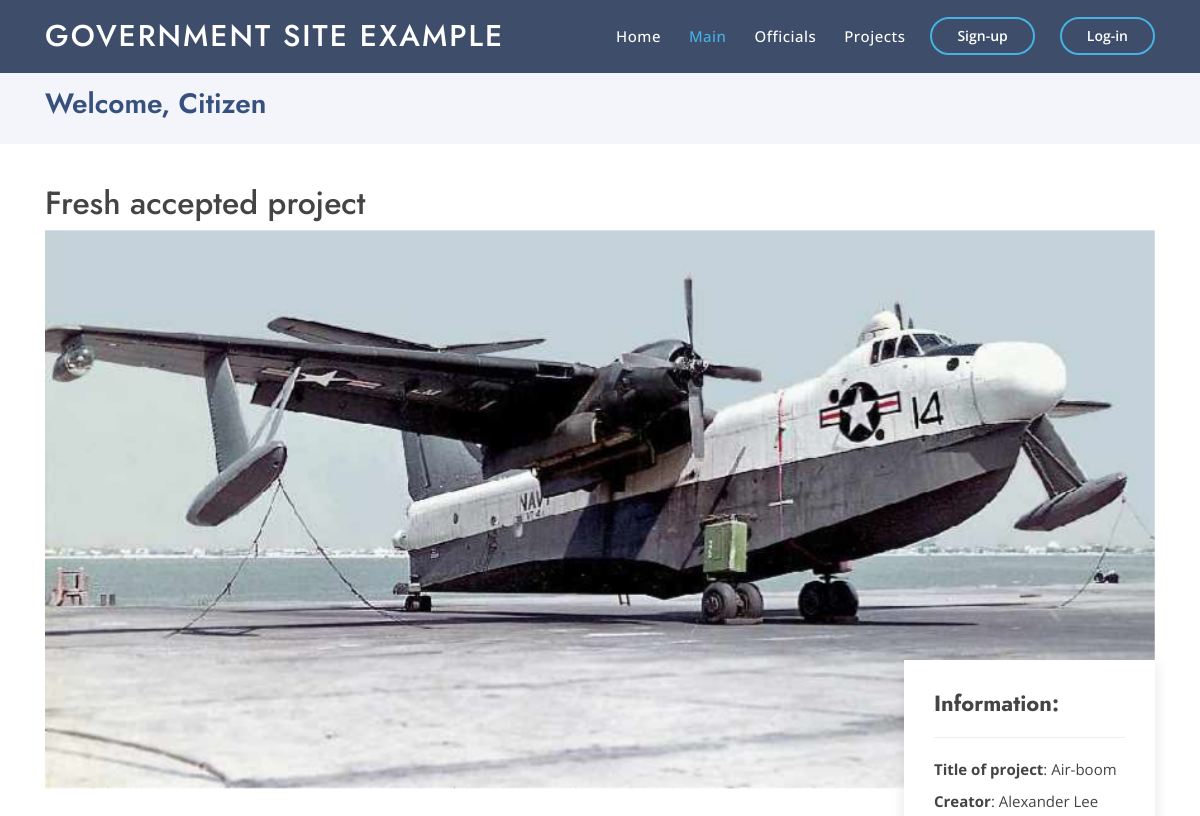
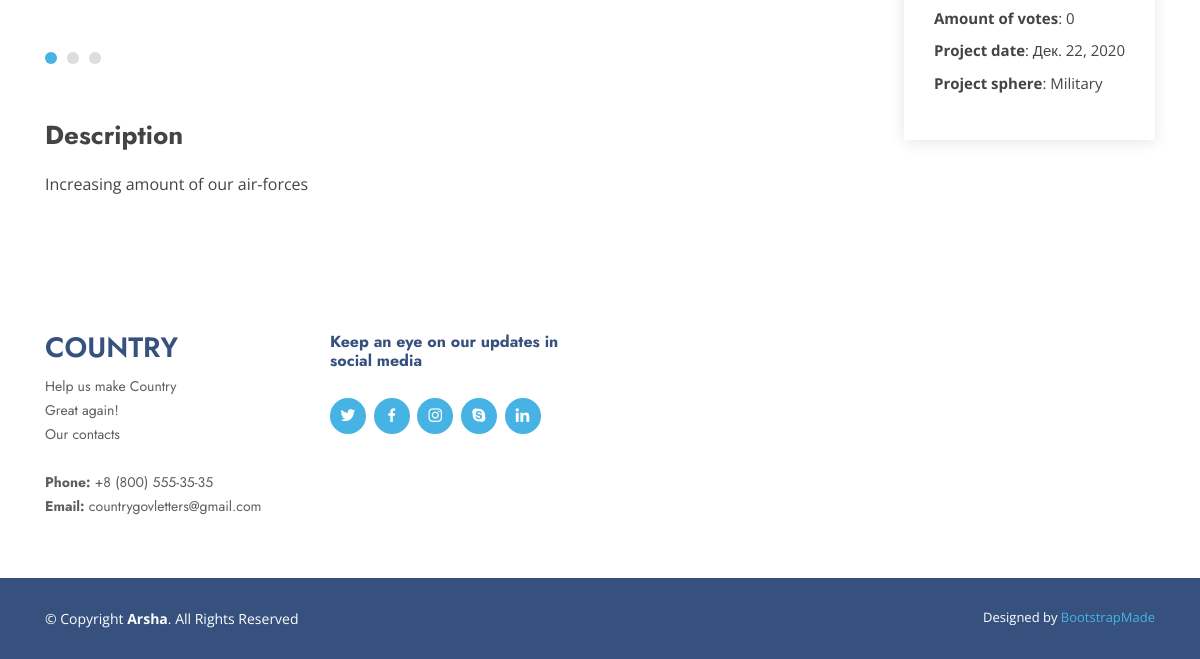
The app's page /main, older data (2 pictures, top to bottom).
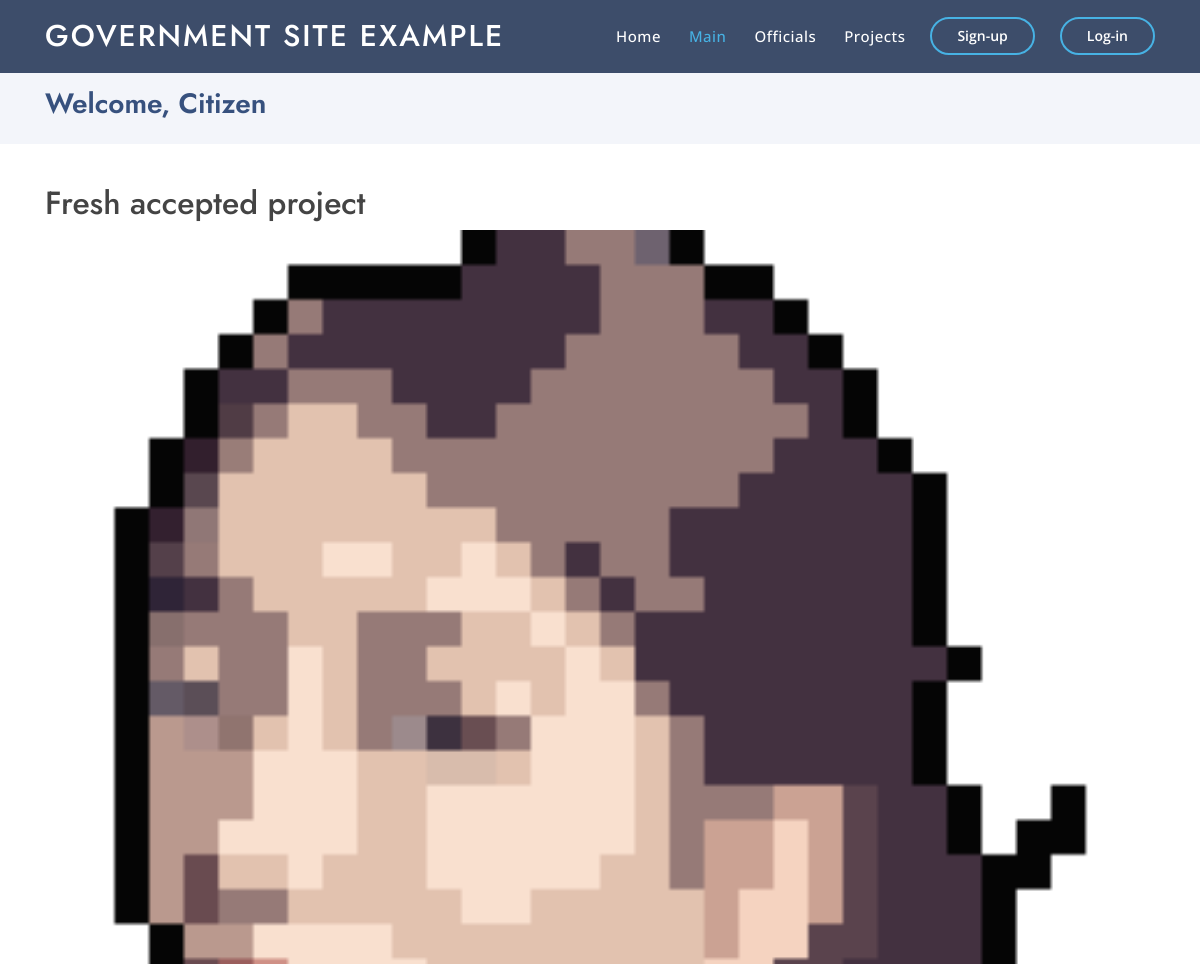
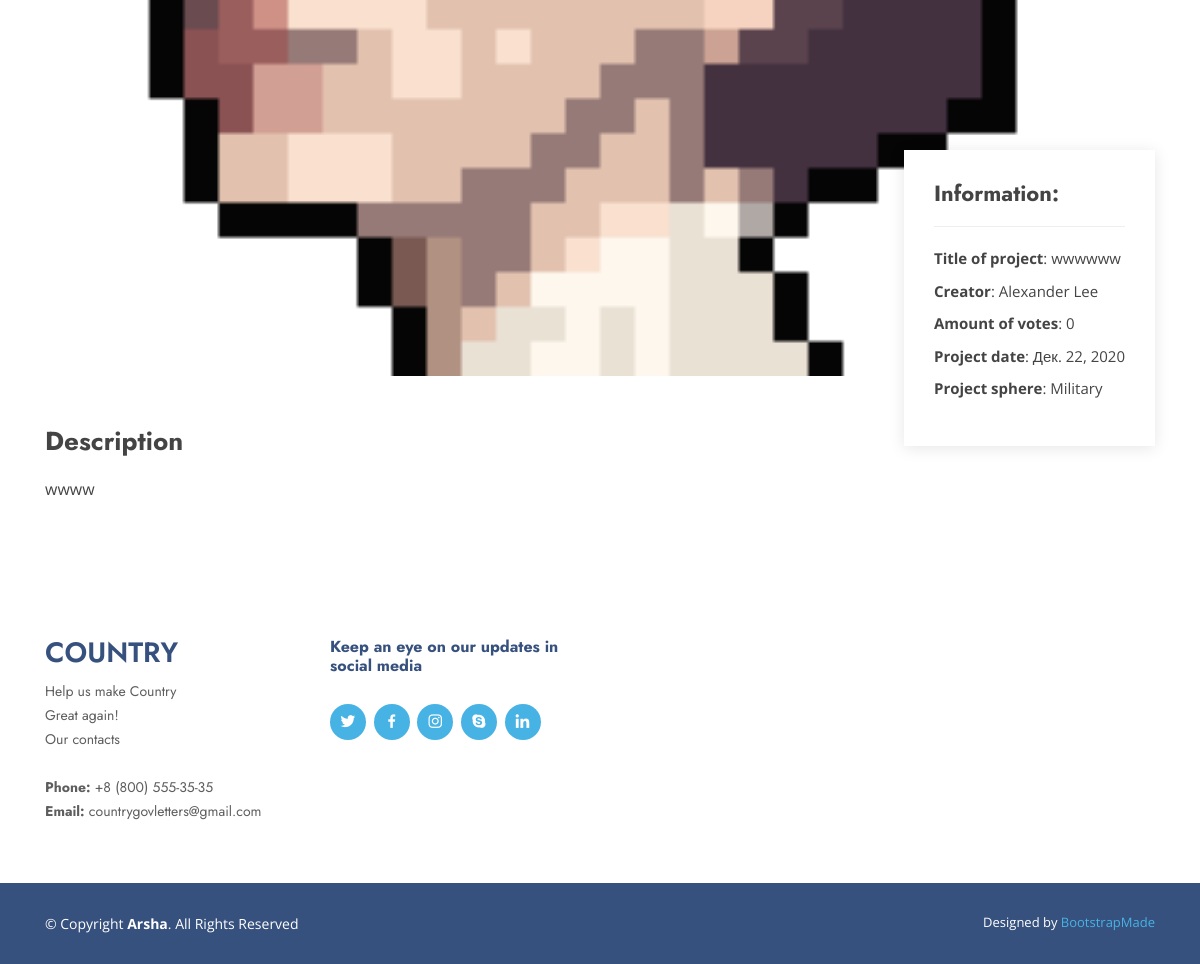
The same page, newer data (2 pictures, top to bottom).
### Content/models.py (models this page shows, shortened)
class ProjectPhoto(models.Model):
    title = models.CharField(name="title", max_length=120)
    project = models.ForeignKey(Project, on_delete=models.CASCADE)
    photo = models.ImageField(name="photo", upload_to='project_photos')
    class Meta:
        verbose_name = "Project photo"
        verbose_name_plural = "Project photos"

class Project(models.Model):
    title = models.CharField(name="title", max_length=120)
    description = models.CharField(name="desc", max_length=1000)
    votes = models.IntegerField(default=0)
    sphere = models.CharField(name="sphere", max_length=15)
    date_of_creation = models.DateField(auto_now=True)
    creator = models.ForeignKey(Citizen, on_delete=models.CASCADE)
    class Meta:
        verbose_name = "Project"
        verbose_name_plural = "Projects"

class Citizen(models.Model):
    user = models.OneToOneField(User, on_delete=models.CASCADE)
    department = models.CharField(max_length=100)
    avatar = models.ImageField(name="avatar", upload_to='avatars')
    amount_of_accepted_projects = models.IntegerField(default=0)
    bday = models.DateField(name="birth_day", auto_now=False)
    gender = models.CharField(name="gender", default="Other", max_length=15, choices=[('Male','Male'), ('Female','Female'), ('Other','Other')])
    age = models.IntegerField(name="age", default=0)
    rank = models.CharField(name="rank", default="", max_length=100)
    ed_proj = models.IntegerField(name="education_projects", default=0)
    health_proj = models.IntegerField(name="healthcare_projects", default=0)
    military_proj = models.IntegerField(name="military_projects", default=0)
    social_proj = models.IntegerField(name="social_projects", default=0)
    cult_proj = models.IntegerField(name="culture_projects", default=0)
    is_staff = models.BooleanField(name="is_staff", default=False)
    class Meta:
        verbose_name = 'Citizen'
        verbose_name_plural = 'Citizens'

### Content/views.py (the view)
# urls.py: path('main', main, name="main"),
def main(request):
    context = login_check(request)
    try:
        project = Project.objects.latest('id')
        context['project'] = project
        context['photos'] = ProjectPhoto.objects.filter(project=project.id)
    except Exception:
        context['project'] = None
    return render(request, 'Content/main.html', context)

### Content/views_cases.py (called while the page is built)
def login_check(request):
    context = {
        'user':None,
        'cit':None
    }
    if request.user.is_authenticated:
        context = {
            'user':request.user,
            'cit':Citizen.objects.get(id=request.user.id)
        }
    return context

### Content/templates/Content/main.html (shortened to what the changed rows need)
{% load static %}
<!DOCTYPE html>
<html lang="en">
<head>
  <link href="{% static "vendor/bootstrap/css/bootstrap.min.css" %}" rel="stylesheet">
  <link href="{% static "vendor/icofont/icofont.min.css" %}" rel="stylesheet">
  <link href="{% static "vendor/boxicons/css/boxicons.min.css" %}" rel="stylesheet">
  <link href="{% static "vendor/remixicon/remixicon.css" %}" rel="stylesheet">
  <link href="{% static "vendor/venobox/venobox.css" %}" rel="stylesheet">
  <link href="{% static "vendor/owl.carousel/assets/owl.carousel.min.css" %}" rel="stylesheet">
  <link href="{% static "vendor/aos/aos.css" %}" rel="stylesheet">
  <link href="{% static "css/style.css" %}" rel="stylesheet">
</head>
<body>
  <header id="header" class="fixed-top header-inner-pages">
    <div class="container d-flex align-items-center">
      <h1 class="logo mr-auto"><a href="#">Government site example</a></h1>
    </div>
  </header>
  <main id="main">
    <section id="breadcrumbs" class="breadcrumbs">
      <div class="container">
        <h2>Welcome, {% if user %} {{ user.first_name }} {{ user.last_name }} {% else %} Citizen {% endif %}</h2>
      </div>
    </section>
    <section id="portfolio-details" class="portfolio-details">
      <div class="container">
        {% if project %}
        <div class="portfolio-details-container">
      <h2>Fresh accepted project</h2>
      <div class="owl-carousel portfolio-details-carousel">
        {% for photo in photos %}
        <img src="{{ photo.photo.url }}" class="img-fluid" alt="">
        {% endfor %}
      </div>
      <div class="portfolio-info">
        <h3>Information:</h3>
        <ul>
          <li><strong>Title of project</strong>: {{ project.title }}</li>
          <li><strong>Creator</strong>: {{ project.creator.user.first_name }} {{ project.creator.user.last_name }}</li>
          <li><strong>Amount of votes</strong>: {{ project.votes }}</li>
          <li><strong>Project date</strong>: {{ project.date_of_creation }}</li>
          <li><strong>Project sphere</strong>: {{ project.sphere }}</li>
        </ul>
      </div>
    </div>
    <div class="portfolio-description">
      <h2>Description</h2>
      <p>
        {{ project.desc }}
      </p>
    </div>
    {% else %}
    <h1>There are no new projects and news.</h1>
    {% endif %}
  </div>
</section>
  </main>
</body>
</html>

Row changes from the older to the newer data that the page shows:
no longer on this page (row unchanged): ProjectPhoto: photo (picture)
no longer on this page (row edited): Project: title "Air-boom", creator.user.first_name "Alexander", creator.user.last_name "Lee", votes "0", date_of_creation "Дек. 22, 2020", sphere "Military", desc "Increasing amount of our air-forces"
added ProjectPhoto: photo (picture)
added Project: title "wwwwww", creator.user.first_name "Alexander", creator.user.last_name "Lee", votes "0", date_of_creation "Дек. 22, 2020", sphere "Military", desc "wwww"
